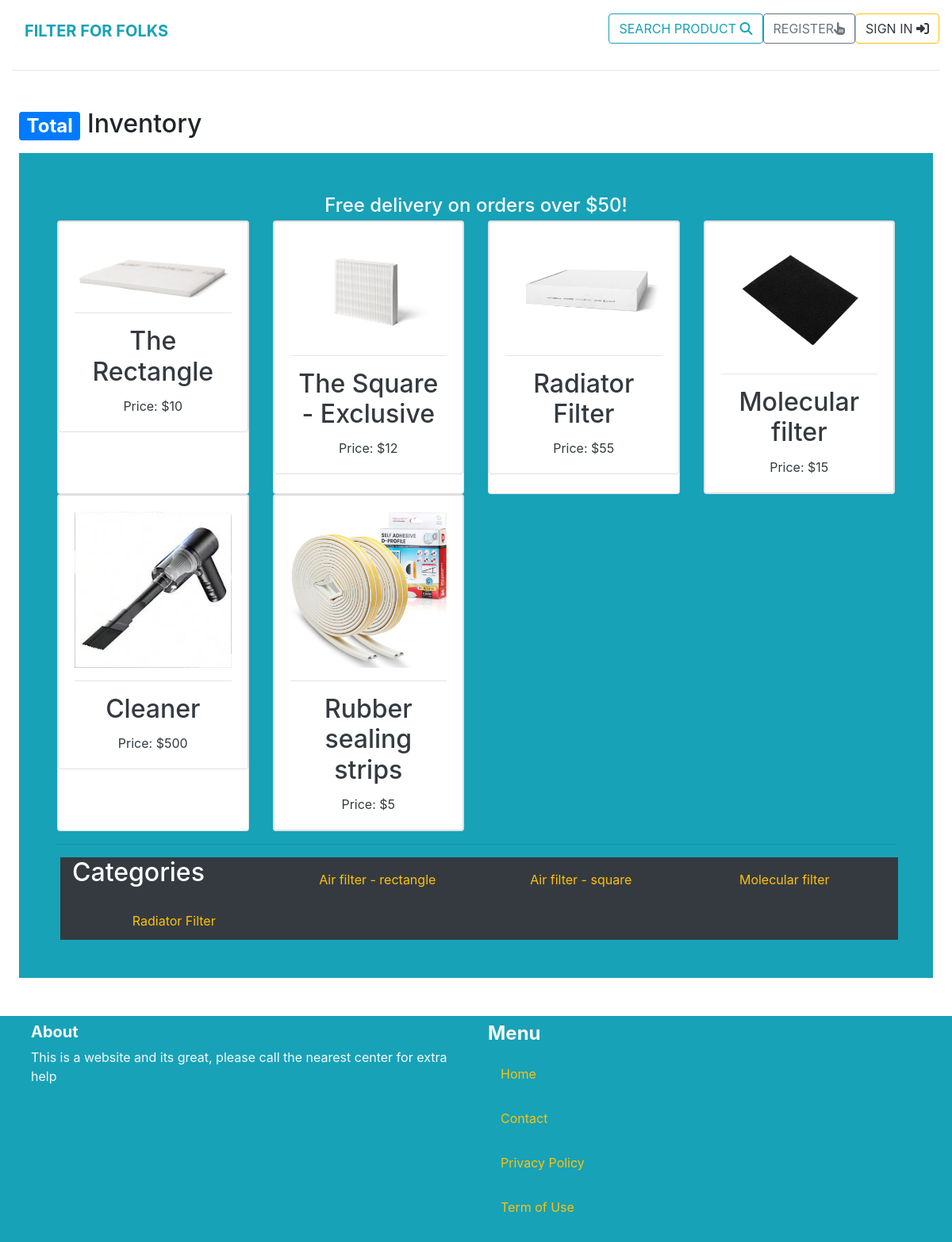
/product/products/, run on the app's committed database.
### product/models.py (models this page shows, shortened)
class Product(models.Model):
    category = models.ForeignKey('Category', null=True, blank=True, on_delete=models.CASCADE, related_name='products')
    name = models.CharField(max_length=300)
    description = models.TextField()
    price = models.FloatField()
    image = models.ImageField(upload_to='product_images', blank=True, null=True)

class Category(models.Model):
    name = models.CharField(max_length=225)
    class Meta:
        ordering = ('name',)
        verbose_name_plural = 'Categories'

### product/views.py (the view)
# urls.py: path('products/', views.products_list, name='inventory'),
def products_list(request):
    products = Product.objects.filter()
    for product in products:
        product.price = round(product.price)
    categories = Category.objects.all()
    return render(request, 'product/inventory.html', {
        'categories': categories,
        'products': products,
    })

### cart/contexts.py (called while the page is built, shortened)
def cart_contents(request):
    cart_items = []
    total = 0
    product_count = 0
    cart = request.session.get('cart', {})
    if total < settings.FREE_DELIVERY_THRESHOLD:
        delivery = total * Decimal(settings.STANDARD_DELIVERY_PERCENTAGE / 100)
        free_delivery_delta = settings.FREE_DELIVERY_THRESHOLD - total
    else:
        delivery = 0
        free_delivery_delta = 0
    grand_total = delivery + total
    context = {
        'cart_items': cart_items,
        'total': total,
        'product_count': product_count,
        'delivery': delivery,
        'free_delivery_delta': free_delivery_delta,
        'free_delivery_threshold': settings.FREE_DELIVERY_THRESHOLD,
        'grand_total': grand_total,
    }
    return context

### product/templates/product/inventory.html (shortened to what this page needs)
{% extends 'core/base.html' %}
{% block content %}
<div class="container-fluid mt-5 px-4 col w-100">
    <h2><span class="badge badge-primary">Total</span> Inventory</h2>
    <div class="bg-info mt-3 p-5 text-center">
        <div id="delivery-banner" class="row text-center">
            <div class="col bg-black text-white">
                <h4 class="logo-font my-1">Free delivery on orders over ${{ free_delivery_threshold }}!</h4>
            </div>
        </div>
        <div class="row">
            {% for product in products %}
                    <div class="col-sm-6 col-md-6 col-lg-4 col-xl-3">
                        <div class="card h-100">
                            <a href="{% url 'product:product_detail' product.id %}">
                                <div class="card">
                                    <div class="card-body">
                                        <img class="card-img-top img-fluid" src="{{ product.image.url }}" alt="{{ product.name }}">
                                        <hr>
                                        <div>
                                            <h2 class="card-title text-dark mt-0">{{ product.name }}</h2>
                                            <p class="card-text text-dark">Price: ${{ product.price}}</p>
                                        </div>
                                    </div>
                                </div>
                            </a>
                        </div>
                    </div>
            {% endfor %}
        </div>
        <hr>
        <div class="row text-white bg-dark ml-1 container-fluid">
            <h2>Categories</h2>
            {% for category in categories %}
                    <div class="col-sm-6 col-md-6 col-lg-4 col-xl-3 mt-3">
                        <div class="h-100">
                            <div>
                                <a href="">
                                    <p class="card-title mt-0 text-warning">{{ category.name }}</p>
                                </a>
                            </div>
                        </div>
                    </div>
            {% endfor %}
        </div>
    </div>
</div>
{% endblock %}

### static/css/base.css (style rules this page uses)
html { height: 100%; }

### data on the page
Product: image (picture), name "The Rectangle", price "10"
Product: image (picture), name "The Square - Exclusive", price "12"
Product: image (picture), name "Radiator Filter", price "55"
Product: image (picture), name "Molecular filter", price "15"
Product: image (picture), name "Cleaner", price "500"
Product: image (picture), name "Rubber sealing strips", price "5"
Category: name "Air filter - rectangle"
Category: name "Air filter - square"
Category: name "Molecular filter"
Category: name "Radiator Filter"

### other printed values
{{ free_delivery_threshold }} "50"
